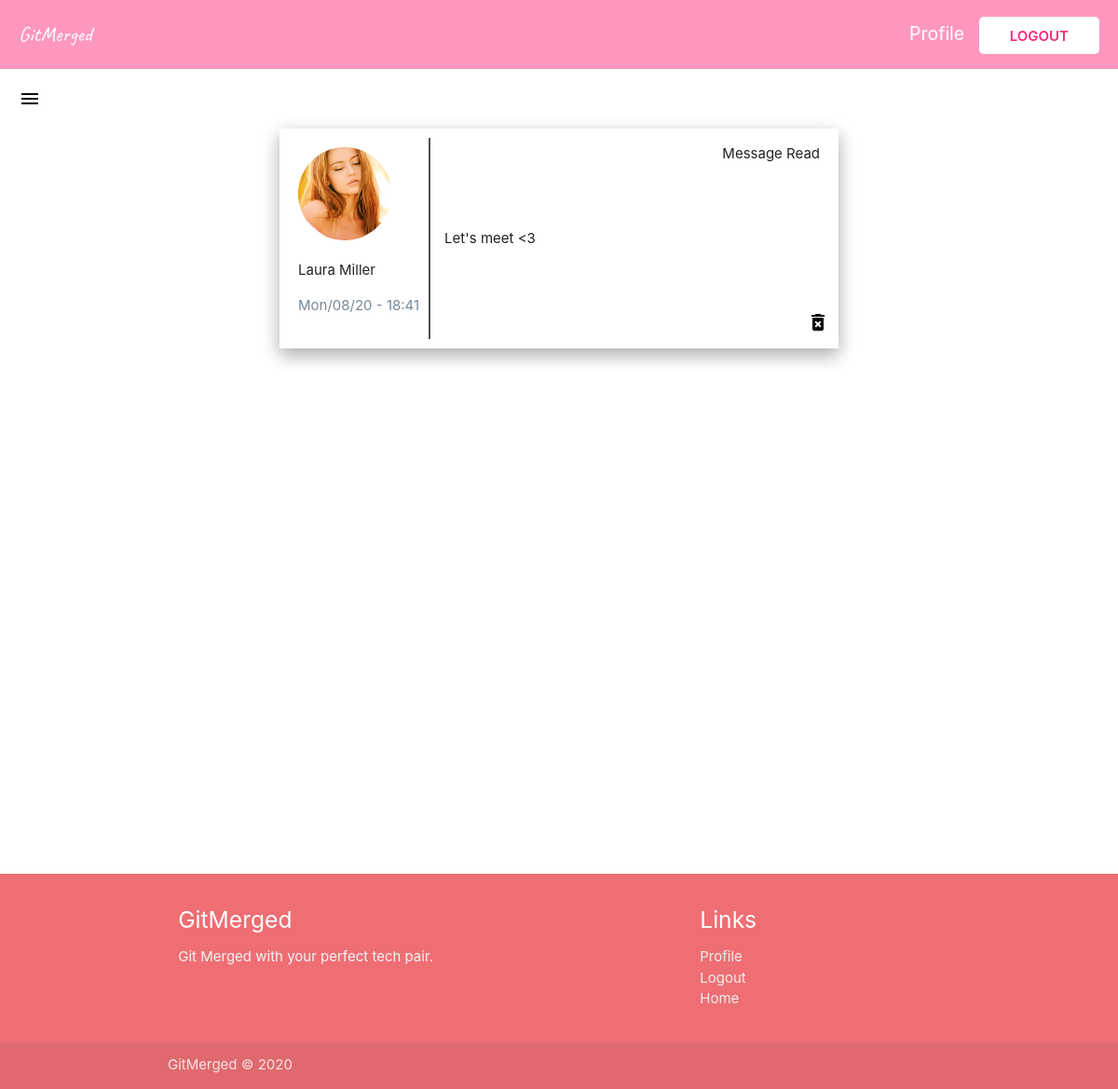
Page /view-messages/ (signed in) on the earlier database version.
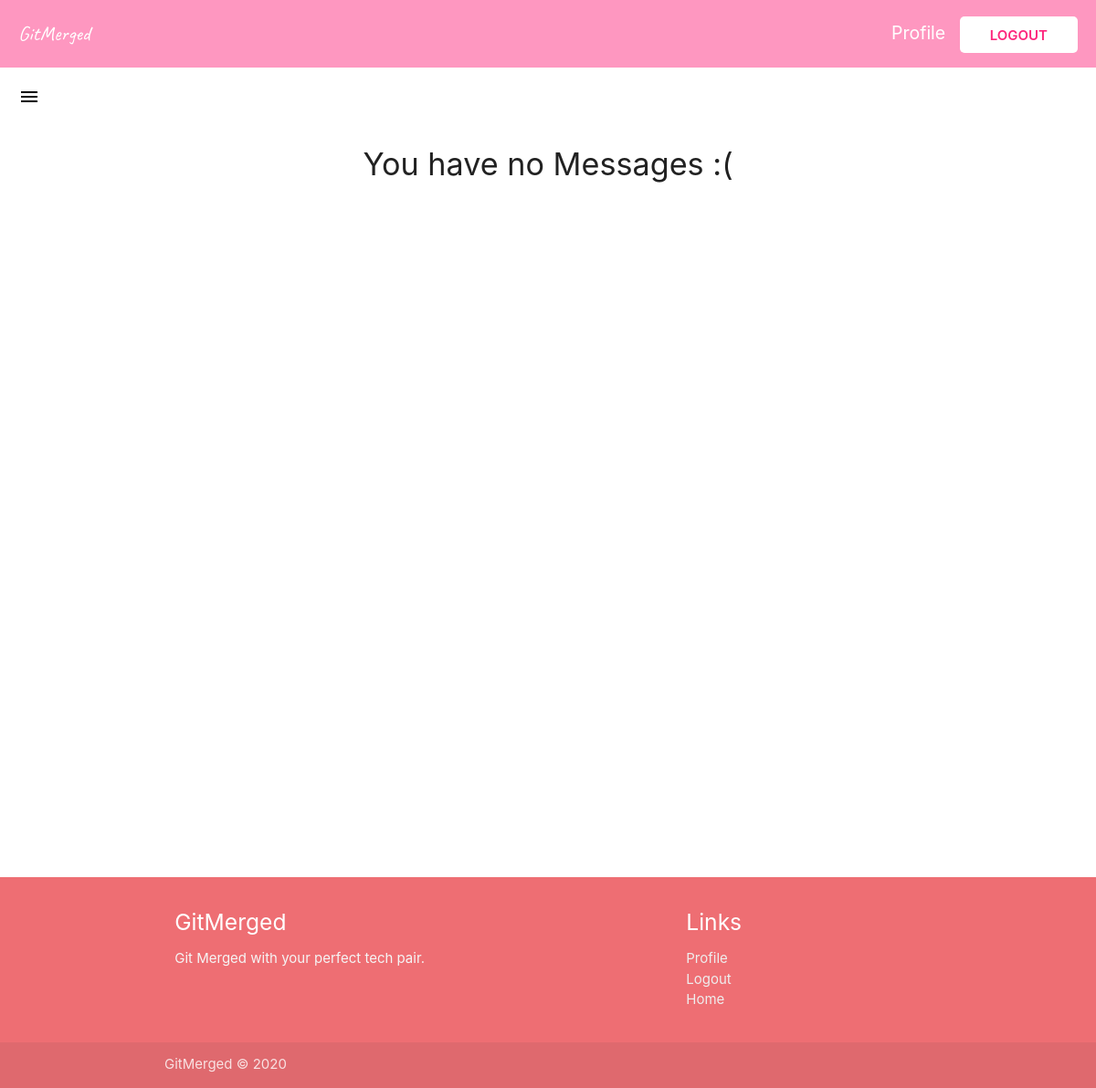
Same page on the later database version.
### main/models.py (models this page shows, shortened)
class Message(models.Model):
    content = models.TextField()
    date_posted = models.DateTimeField(default=timezone.now)
    author = models.ForeignKey(
        User, on_delete=models.CASCADE, related_name="author")
    receiver = models.ForeignKey(
        User, on_delete=models.CASCADE, related_name="receiver", null=True)
    status = models.BooleanField(default=False)

### users/models.py (models this page shows, shortened)
class Profile(models.Model):
    TEXT_C = [
        ("Vim", "Vim"),
        ("EMACS", "EMACS")
    ]
    GENDER_C = [
        ("Male", "Male"),
        ("Female", "Female"),
        ("Other", "Other")
    ]
    OS_C = [
        ("Windows", "Windows"),
        ("Mac", "Mac"),
        ("Linux", "Linux")
    ]
    SPACES_C = [
        ("Tabs", "Tabs"),
        ("Spaces", "Spaces")
    ]
    user = models.OneToOneField(User, on_delete=models.CASCADE)
    full_name = models.CharField(max_length=100, null=True)
    age = models.IntegerField(null=True)
    gender = models.CharField(
        max_length=50, blank=True, null=True, choices=GENDER_C)
    profile_image = models.ImageField(
        upload_to='profile_pic', default="default.jpg", null=True, blank=True)
    bio = models.TextField(null=True)
    tech_stack = models.CharField(max_length=500, null=True)
    editor = models.CharField(
        max_length=5, choices=TEXT_C, default=None, null=True, blank=True)
    os = models.CharField(
        max_length=10, choices=OS_C, default=None, null=True, blank=True)
    spacing = models.CharField(
        max_length=10, choices=SPACES_C, default=None, null=True, blank=True)
    likeability = models.ManyToManyField(
        User, related_name="likes", blank=True)
    blocked_by = models.ManyToManyField(
        User, related_name="blocked", blank=True)

### main/views.py (the view)
# urls.py: path("view-messages/", views.ViewMessages, name="view-messages"),
@login_required
def ViewMessages(req):
    messages = Message.objects.filter(receiver=req.user)
    unreadMessages = Message.objects.filter(
        receiver=req.user).filter(status=False).count()
    userIn = req.user
    context = {
        'msgs': messages,
        'userIn': userIn,
        'unreadmsgs': unreadMessages
    }
    return render(req, "messages.html", context)

### main/templates/messages.html (shortened to what this page needs)
{% extends "base.html" %}
{% block content %}
<section>
  <div class="navigation navigation--bg">
    <a href="{% url 'date-page' %}" class="logo link">GitMerged</a>
    <div>
      {% if user.is_authenticated %}
      <a href="{% url 'profile-page' %}" class="profile-link link">Profile</a>
      <a href="{% url 'logout' %}" class="login link">Logout</a>
      {% else %}
      <a href="{% url 'login' %}" class="login link">Log in</a>
      {% endif %}
    </div>
  </div>
  <div class="burger">
    {% if unreadmsgs > 0 %}
      <a href="#" data-target="slide-out" class="sidenav-trigger"
        ><span class="new badge">{{unreadmsgs}}</span>
        <i class="material-icons" style="color: black; margin: 20px;">menu</i>
      </a>
    {% else %}
      <a href="#" data-target="slide-out" class="sidenav-trigger"
        >
        <i class="material-icons" style="color: black; margin: 20px;">menu</i>
      </a>
    {% endif %}
  </div>
</section>
<section class="messages">
{% if msgs %}
  {% for msg in msgs %}
      <div class="message">
          <div class="message__detail">
              <img class="message__image" src='{{msg.author.profile.profile_image.url}}' />
              <p class="message__authort">{{msg.author.profile.full_name}}</p>
              <p class="message__date">{{msg.date_posted|date:"D/m/y - H:i"}}</p>
          </div>
          <div class="message__content">
              <p class="message__msg">{{msg.content}}</p>
          </div>
          <form method="POST", action="{% url 'mark-read' msg.pk %}">
              {% if not msg.status %}
                  <button class="mark-read" name="msg_id" value="{{msg.id}}"><i class="tiny material-icons">check_circle</i>Mark as Read</button>
              {% else %}
                  <p class="read">Message Read</p>
              {% endif %}
          </form>
          <a href="{% url 'delete-message' msg.pk %}" class="remove-btn"><i class="material-icons">delete_forever</i></a>
      </div>
  {% endfor %}
{% else %}
  <h4 style="text-align:center">You have no Messages :(</h4>
{% endif %}
</section>
{% include "footer.html" %}
{% endblock content %}

Differences in the rows shown:
removed Message: author.profile.profile_image (picture), author.profile.full_name "Laura Miller", date_posted "Mon/08/20 - 18:41", content "Let's meet <3", status "Message Read"
Other differences:
text now shown: "You have no Messages :("
